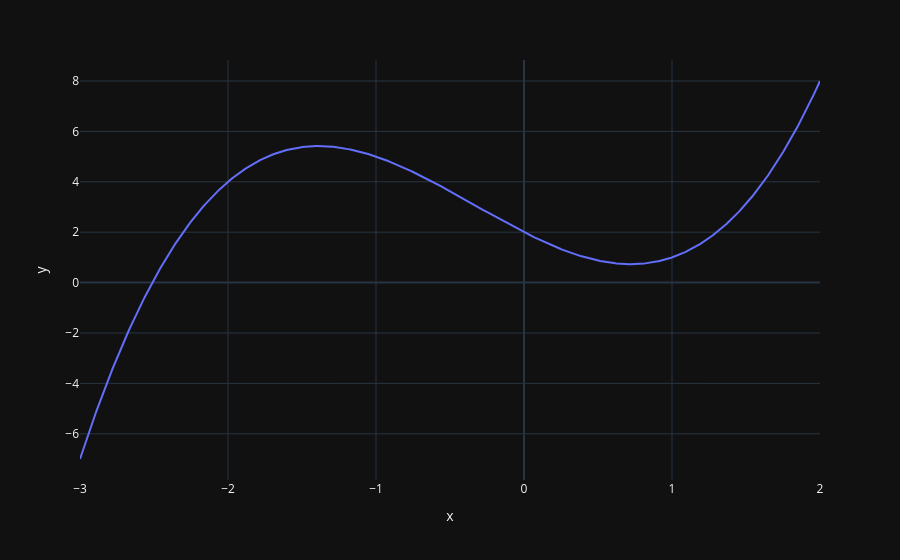

Notebook cell for this chart:
### Code cell
# visualize g
px.line(x=np.linspace(-3,2,1000), y=g(np.linspace(-3,2,1000)))

### Figure 1 — Plotly figure (JSON) as saved in the notebook; plotly's stock layout.template omitted (floating-point values rounded to 4 significant figures; data arrays with more than 128 entries replaced by an {"elided": "..."} marker saying what was removed)
{"data": [{"hovertemplate": "x=%{x}<br>y=%{y}<extra></extra>", "legendgroup": "", "line": {"color": "#636efa", "dash": "solid"}, "marker": {"symbol": "circle"}, "mode": "lines", "name": "", "orientation": "v", "showlegend": false, "x": {"elided": "1000 float values"}, "xaxis": "x", "y": {"elided": "1000 float values"}, "yaxis": "y", "type": "scatter"}], "layout": {"xaxis": {"anchor": "y", "domain": [0.0, 1.0], "title": {"text": "x"}}, "yaxis": {"anchor": "x", "domain": [0.0, 1.0], "title": {"text": "y"}}, "legend": {"tracegroupgap": 0}, "margin": {"t": 60}}}
